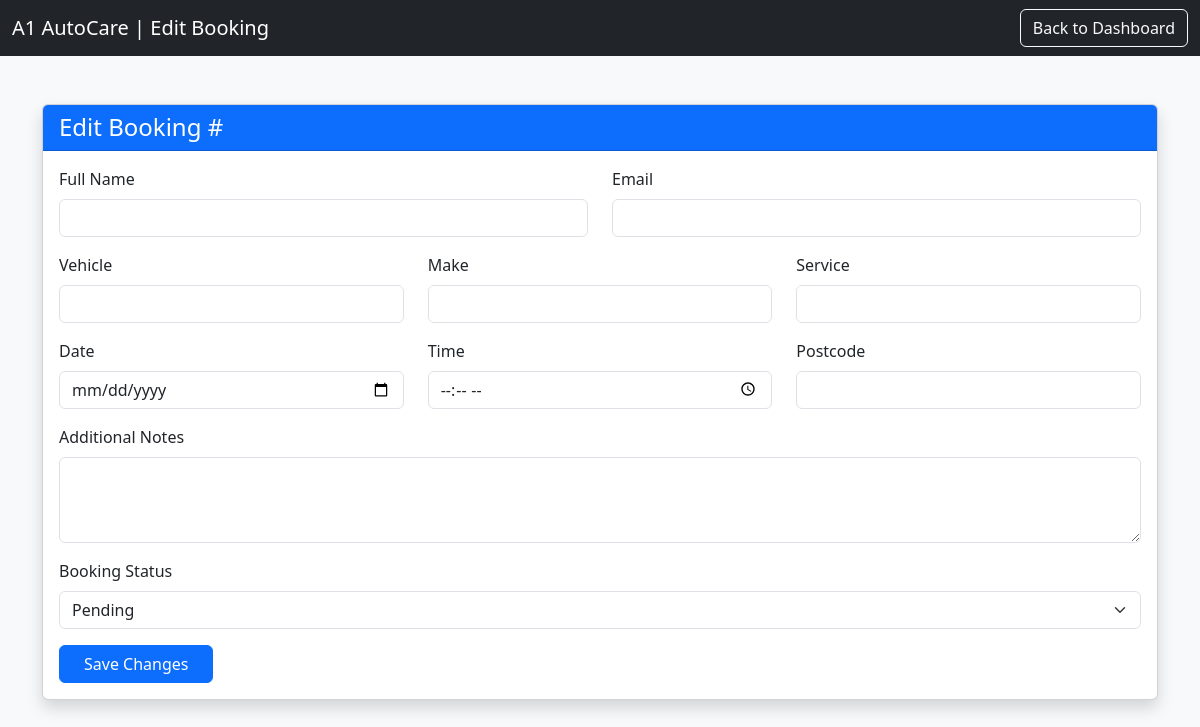
Before: /admin/edit/2 with the older database file.
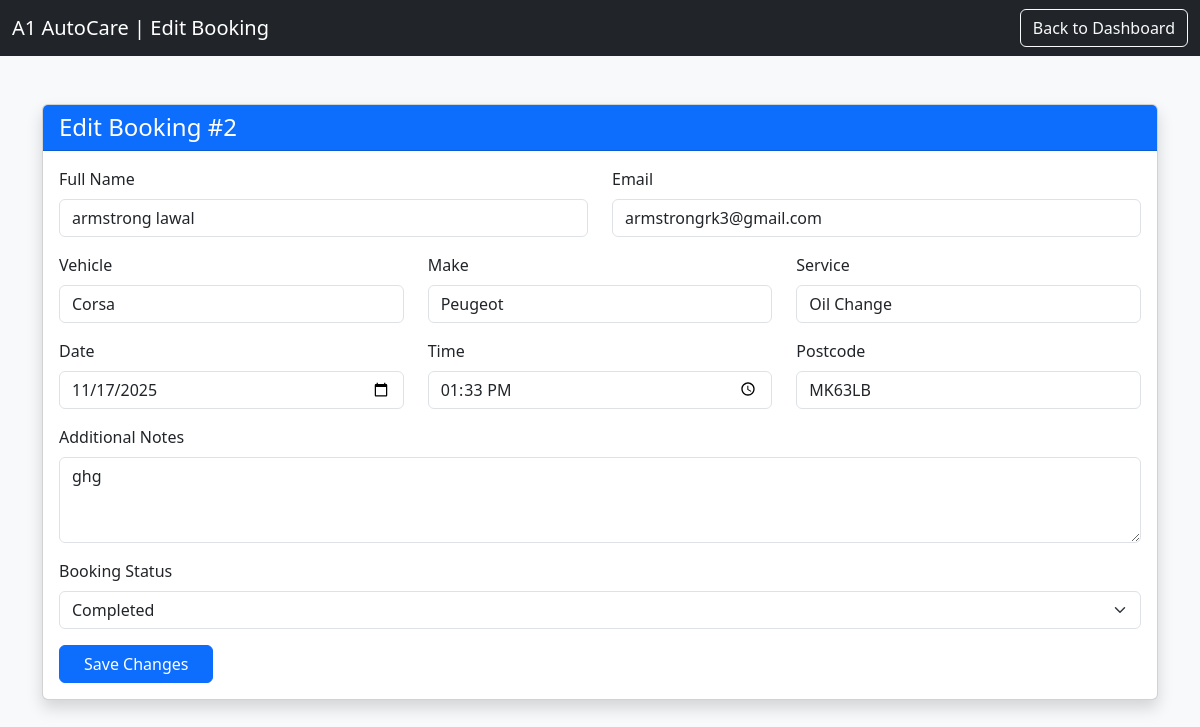
After: the same page with the newer database file.
### tables this page shows
CREATE TABLE bookings (
        id INTEGER PRIMARY KEY AUTOINCREMENT,
        name TEXT NOT NULL,
        email TEXT NOT NULL,
        vehicle TEXT NOT NULL,
        make TEXT NOT NULL,
        service TEXT NOT NULL,
        notes TEXT,
        date TEXT NOT NULL,
        booking_time TEXT NOT NULL,
        postcode TEXT,
        branch TEXT,
        status TEXT DEFAULT 'PENDING'
    );

### app.py (the view, shortened to what this page needs)
@app.route("/admin/edit/<int:id>", methods=["GET", "POST"])
def edit_booking(id):
    conn = sqlite3.connect("database.db")
    conn.row_factory = sqlite3.Row
    c = conn.cursor()
    c.execute("SELECT * FROM bookings WHERE id=?", (id,))
    booking = c.fetchone()
    conn.close()
    return render_template("edit.html", booking=booking)

### templates/edit.html (shortened to what this page needs)
<!DOCTYPE html>
<html lang="en">
<head>
    <link href="https://cdn.jsdelivr.net/npm/bootstrap@5.3.3/dist/css/bootstrap.min.css" rel="stylesheet">
</head>
<body class="bg-light">
<nav class="navbar navbar-dark bg-dark">
    <div class="container-fluid">
        <span class="navbar-brand">A1 AutoCare | Edit Booking</span>
        <a href="{{ url_for('dashboard') }}" class="btn btn-outline-light">Back to Dashboard</a>
    </div>
</nav>
<div class="container mt-5">
    <div class="card shadow">
        <div class="card-header bg-primary text-white">
            <h4 class="mb-0">Edit Booking #{{ booking.id }}</h4>
        </div>
        <div class="card-body">
            <form method="POST">
                <div class="row">
                    <div class="col-md-6 mb-3">
                        <label class="form-label">Full Name</label>
                        <input type="text" name="name" class="form-control" value="{{ booking.name }}" required>
                    </div>
                    <div class="col-md-6 mb-3">
                        <label class="form-label">Email</label>
                        <input type="email" name="email" class="form-control" value="{{ booking.email }}" required>
                    </div>
                </div>
                <div class="row">
                    <div class="col-md-4 mb-3">
                        <label class="form-label">Vehicle</label>
                        <input type="text" name="vehicle" class="form-control" value="{{ booking.vehicle }}" required>
                    </div>
                    <div class="col-md-4 mb-3">
                        <label class="form-label">Make</label>
                        <input type="text" name="make" class="form-control" value="{{ booking.make }}" required>
                    </div>
                    <div class="col-md-4 mb-3">
                        <label class="form-label">Service</label>
                        <input type="text" name="service" class="form-control" value="{{ booking.service }}" required>
                    </div>
                </div>
                <div class="row">
                    <div class="col-md-4 mb-3">
                        <label class="form-label">Date</label>
                        <input type="date" name="date" class="form-control" value="{{ booking.date }}" required>
                    </div>
                    <div class="col-md-4 mb-3">
                        <label class="form-label">Time</label>
                        <input type="time" name="booking_time" class="form-control" value="{{ booking.booking_time }}" required>
                    </div>
                    <div class="col-md-4 mb-3">
                        <label class="form-label">Postcode</label>
                        <input type="text" name="postcode" class="form-control" value="{{ booking.postcode }}" required>
                    </div>
                </div>
                <div class="mb-3">
                    <label class="form-label">Additional Notes</label>
                    <textarea name="notes" class="form-control" rows="3">{{ booking.notes }}</textarea>
                </div>
                <div class="mb-3">
                    <label class="form-label">Booking Status</label>
                    <select name="status" class="form-select" required>
                        <option value="PENDING"     {% if booking.status == 'PENDING' %}selected{% endif %}>Pending</option>
                        <option value="COMPLETED"   {% if booking.status == 'COMPLETED' %}selected{% endif %}>Completed</option>
                    </select>
                </div>
                <button class="btn btn-primary px-4">Save Changes</button>
            </form>
        </div>
    </div>
</div>
</body>
</html>

Changed rows visible on the page:
added bookings: id "2", name "armstrong lawal", email "armstrongrk3@gmail.com", vehicle "Corsa", make "Peugeot", service "Oil Change", date "11/17/2025", booking_time "13:33", postcode "MK63LB", notes "ghg", status "Completed"
Other visible differences:
form field status: "Pending" → (not shown)
